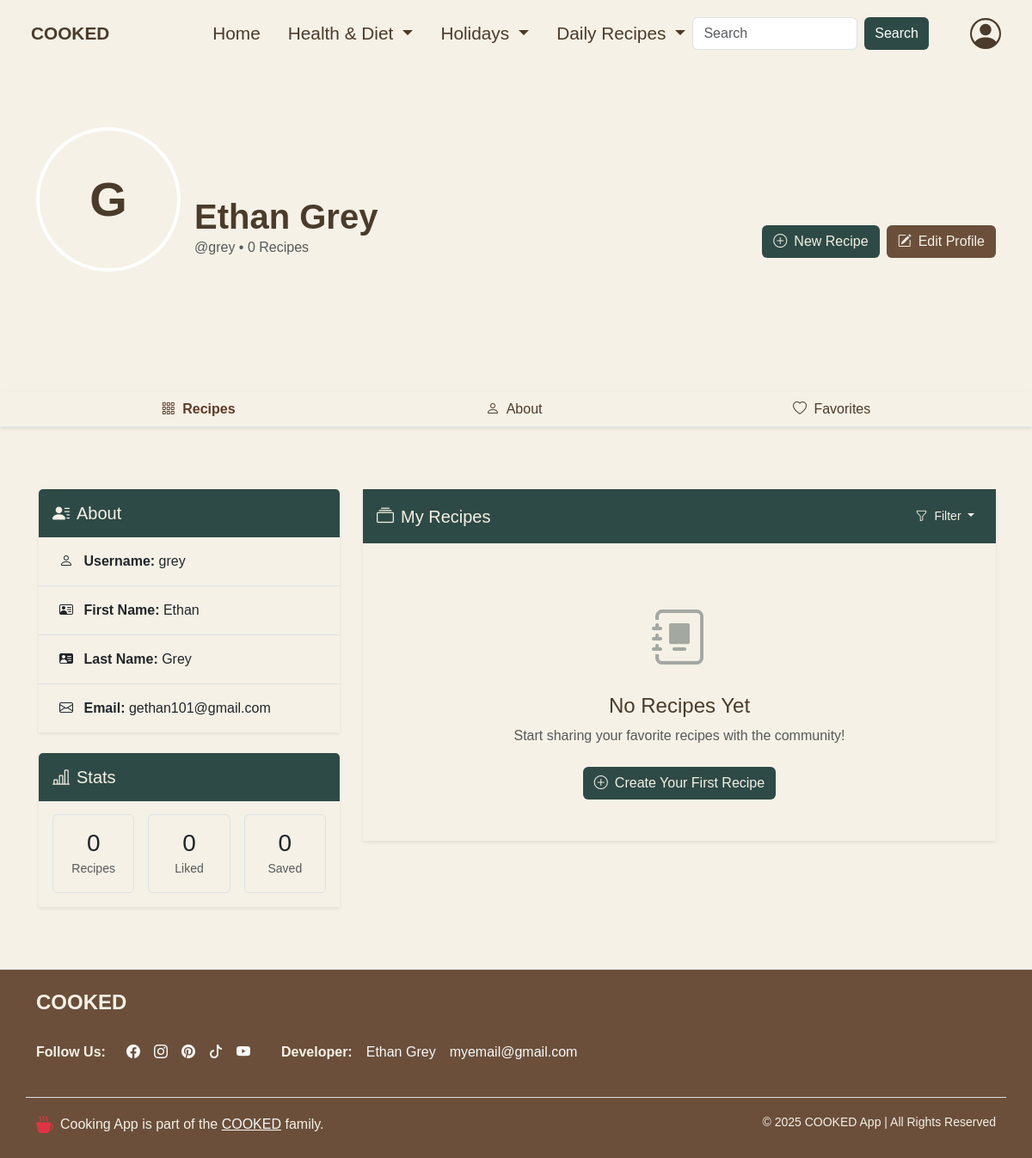
The app's page /users/profile/ (signed in), older data.
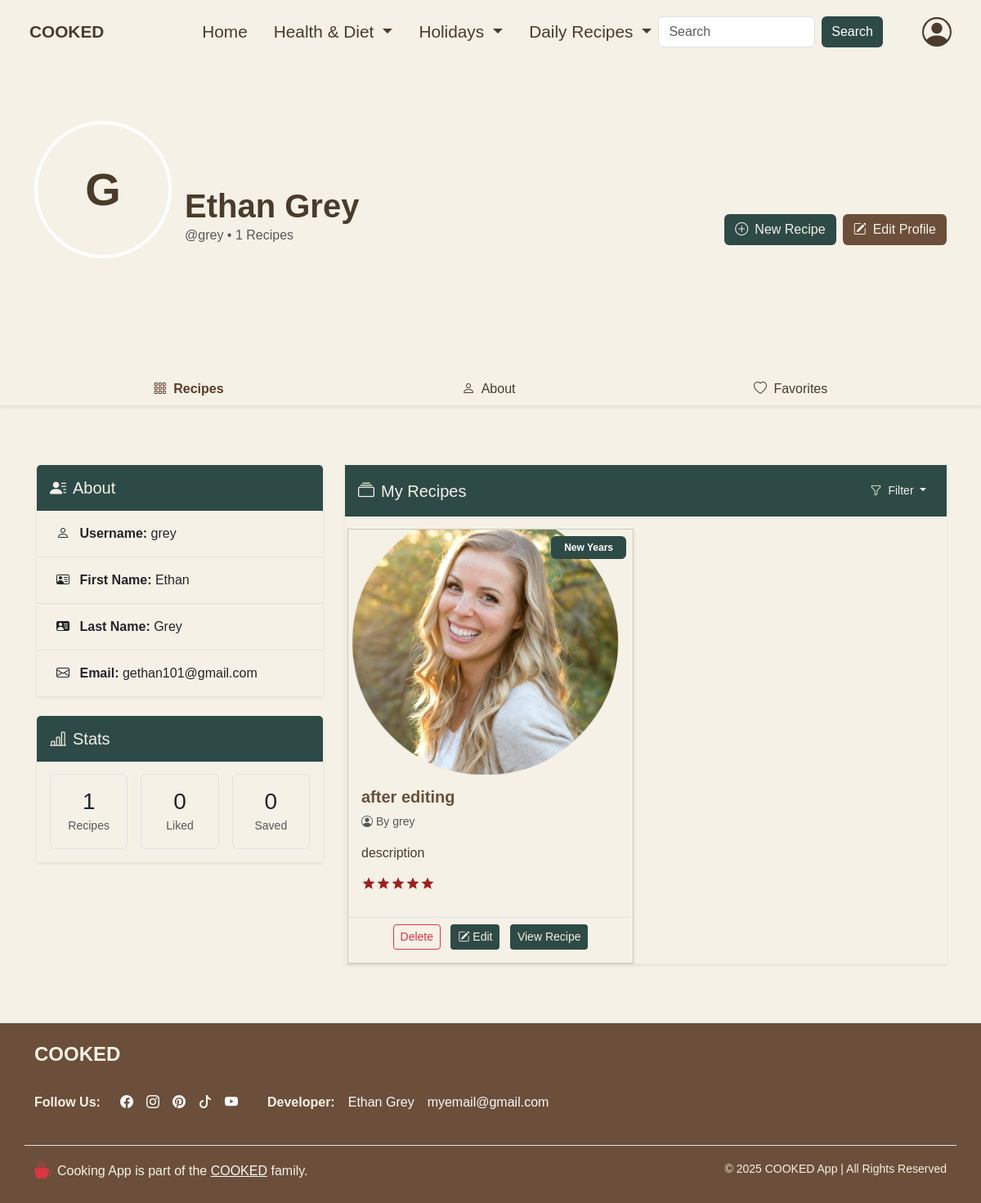
The same page, newer data.
### recipes/models.py (models this page shows, shortened)
class Recipe(models.Model):
    recipename = models.CharField(max_length=200, unique=True)
    description = models.TextField()
    ingredients = models.TextField()
    instructions = models.TextField(default='No instructions provided')
    madeby = models.ForeignKey(User, on_delete=models.CASCADE, related_name='recipes')
    image = models.ImageField(upload_to='recipes/')
    slug = models.SlugField(blank=True)
    recipetype = models.ForeignKey(RecipeType, related_name='recipes', on_delete=models.CASCADE)

class RecipeType(models.Model):
    recipetype = models.CharField(max_length=100)

### users/views.py (the view)
# urls.py: path('profile/', views.profile_view, name='profile_view'),  # For displaying the user details and created recipes
def profile_view(request):
    user = request.user  # Get the current logged-in user
    recipes = Recipe.objects.filter(madeby=user)
    return render(request, 'users/profile_view.html', {'user': user, 'recipes': recipes})

### users/templates/users/profile_view.html (shortened to what this page needs)
{% extends 'layout.html' %}
{% block content %}
<section class="section-padding mt-2">
    <div class="cover-photo-container">
        <div class="container position-relative">
            <div class="profile-info-container">
                <div class="row">
                    <div class="col-md-8">
                        <div class="d-flex align-items-end">
                            <div class="avatar-container">
                                <div class="rounded-circle bg-dark-forest d-flex align-items-center justify-content-center" style="width: 168px; height: 168px; border: 4px solid white;">
                                    <span class="display-4 fw-bold">{{ user.username.0|upper }}</span>
                                </div>
                            </div>
                            <div class="ms-3 mb-3">
                                <h1 class="mb-0 fw-bold">
                                    {% if user.first_name and user.last_name %}
                                        {{ user.first_name }} {{ user.last_name }}
                                    {% else %}
                                        {{ user.username }}
                                    {% endif %}
                                </h1>
                                <p class="text-muted mb-0">@{{ user.username }} • {{ recipes|length }} Recipes</p>
                            </div>
                        </div>
                    </div>
                    <div class="col-md-4 d-flex align-items-end justify-content-end mb-3">
                        <div class="d-flex gap-2">
                            <a href="{% url 'recipes:new_recipes' %}" class="btn btn-forest-green">
                                <i class="bi bi-plus-circle me-2"></i>New Recipe
                            </a>
                            <a href="{% url 'users:edit_profile' %}" class="btn btn-oak-brown">
                                <i class="bi bi-pencil-square me-2"></i>Edit Profile
                            </a>
                        </div>
                    </div>
                </div>
            </div>
        </div>
    </div>
</section>
<div class="profile-nav border-bottom shadow-sm">
    <div class="container">
        <ul class="nav nav-pills nav-fill">
            <li class="nav-item bg-clear">
                <a class="nav-link" href="#recipes">
                    <i class="bi bi-grid-3x3-gap me-1"></i> Recipes
                </a>
            </li>
            <li class="nav-item">
                <a class="nav-link" href="#about">
                    <i class="bi bi-person me-1"></i> About
                </a>
            </li>
            <li class="nav-item">
                <a class="nav-link" href="#favorites">
                    <i class="bi bi-heart me-1"></i> Favorites
                </a>
            </li>
        </ul>
    </div>
</div>
<div class="py-4 section-padding">
    <div class="container">
        <div class="row g-4 pt-5">
            <div class="col-lg-4">
                <div class="card border-0 shadow-sm mb-4">
                    <div class="card-header border-0 py-3 bg-green text-tan">
                        <h5 class="mb-0"><i class="bi bi-person-lines-fill me-2"></i>About</h5>
                    </div>
                    <div class="card-body p-0 bg-green">
                        <ul class="list-group list-group-flush">
                            <li class="list-group-item px-4 py-3 bg-tan">
                                <i class="bi bi-person me-2"></i>
                                <strong>Username:</strong> {{ user.username }}
                            </li>
                            {% if user.first_name %}
                            <li class="list-group-item px-4 py-3 bg-tan">
                                <i class="bi bi-person-vcard me-2"></i>
                                <strong>First Name:</strong> {{ user.first_name }}
                            </li>
                            {% endif %}
                            {% if user.last_name %}
                            <li class="list-group-item px-4 py-3 bg-tan">
                                <i class="bi bi-person-vcard-fill me-2"></i>
                                <strong>Last Name:</strong> {{ user.last_name }}
                            </li>
                            {% endif %}
                            {% if user.email %}
                            <li class="list-group-item px-4 py-3 bg-tan">
                                <i class="bi bi-envelope me-2"></i>
                                <strong>Email:</strong> {{ user.email }}
                            </li>
                            {% endif %}
                        </ul>
                    </div>
                </div>
                <div class="card border-0 shadow-sm">
                    <div class="card-header bg-green text-tan border-0 py-3">
                        <h5 class="mb-0"><i class="bi bi-bar-chart-line me-2"></i>Stats</h5>
                    </div>
                    <div class="card-body">
                        <div class="row text-center g-3">
                            <div class="col-4">
                                <div class="p-3 border rounded">
                                    <h3 class="m-0 text-forest-green">{{ recipes|length }}</h3>
                                    <small class="text-muted">Recipes</small>
                                </div>
                            </div>
                            <div class="col-4">
                                <div class="p-3 border rounded">
                                    <h3 class="m-0 text-oak-brown">0</h3>
                                    <small class="text-muted">Liked</small>
                                </div>
                            </div>
                            <div class="col-4">
                                <div class="p-3 border rounded">
                                    <h3 class="m-0 text-dark-forest">0</h3>
                                    <small class="text-muted">Saved</small>
                                </div>
                            </div>
                        </div>
                    </div>
                </div>
            </div>
            <div class="col-lg-8" id="recipes">
                <div class="border-0 shadow-sm" style="width: 100%;">
                    <div class="card-header bg-green text-tan border-3 py-3 d-flex justify-content-between align-items-center">
                        <h5 class="ms-3 mb-0"><i class="bi bi-collection me-2"></i>My Recipes</h5>
                        <div class="dropdown">
                            <button class="btn btn-sm text-tan btn-outline dropdown-toggle me-3" type="button" id="recipeFilterDropdown" data-bs-toggle="dropdown" aria-expanded="false">
                                <i class="bi bi-funnel me-1"></i> Filter
                            </button>
                        </div>
                    </div>
                    <div class="card-body">
                        {% if recipes %}
                            <div class="row g-4">
                                {% for recipe in recipes %}
                                    <div class="col-md-6">
                                        <div class="card h-100 recipe-card shadow-sm">
                                            <div class="position-relative">
                                                {% if recipe.image %}
                                                    <img src="{{ recipe.image.url }}" class="card-img-top" alt="{{ recipe.recipename }}" style="height: 300px; object-fit: cover;">
                                                {% else %}
                                                    <div class="d-flex align-items-center justify-content-center" style="height: 220px;">
                                                        <i class="bi bi-card-image text-muted" style="font-size: 3rem;"></i>
                                                    </div>
                                                {% endif %}
                                                <span class="position-absolute top-0 end-0 badge bg-forest-green m-2 py-2 px-3">
                                                    {{ recipe.recipetype.recipetype }}
                                                </span>
                                            </div>
                                            <div class="card-body">
                                                <h5 class="card-title fw-bold">{{ recipe.recipename }}</h5>
                                                <p class="text-muted small">
                                                    <i class="bi bi-person-circle me-1"></i>By {{ user.username }}
                                                </p>
                                                <p class="card-text">{{ recipe.description|truncatechars:80 }}</p>
                                                <div class="five-star-rating d-flex mb-3">
                                                    <svg width="18px" height="18px" viewBox="0 0 24 24" xmlns="http://www.w3.org/2000/svg">
                                                        <path fill="#9C1F1E" d="M12 17.27L18.18 21l-1.64-7.03L22 9.24l-7.19-.61L12 2 9.19 8.63 2 9.24l5.46 4.73L5.82 21z"/>
                                                    </svg>
                                                    <svg width="18px" height="18px" viewBox="0 0 24 24" xmlns="http://www.w3.org/2000/svg">
                                                        <path fill="#9C1F1E" d="M12 17.27L18.18 21l-1.64-7.03L22 9.24l-7.19-.61L12 2 9.19 8.63 2 9.24l5.46 4.73L5.82 21z"/>
                                                    </svg>
                                                    <svg width="18px" height="18px" viewBox="0 0 24 24" xmlns="http://www.w3.org/2000/svg">
                                                        <path fill="#9C1F1E" d="M12 17.27L18.18 21l-1.64-7.03L22 9.24l-7.19-.61L12 2 9.19 8.63 2 9.24l5.46 4.73L5.82 21z"/>
                                                    </svg>
                                                    <svg width="18px" height="18px" viewBox="0 0 24 24" xmlns="http://www.w3.org/2000/svg">
                                                        <path fill="#9C1F1E" d="M12 17.27L18.18 21l-1.64-7.03L22 9.24l-7.19-.61L12 2 9.19 8.63 2 9.24l5.46 4.73L5.82 21z"/>
                                                    </svg>
                                                    <svg width="18px" height="18px" viewBox="0 0 24 24" xmlns="http://www.w3.org/2000/svg">
                                                        <path fill="#9C1F1E" d="M12 17.27L18.18 21l-1.64-7.03L22 9.24l-7.19-.61L12 2 9.19 8.63 2 9.24l5.46 4.73L5.82 21z"/>
                                                    </svg>
                                                </div>
                                            </div>
                                            <div class="card-footer border-top d-flex justify-content-center align-items-center pb-3">
                                                <div class="action-buttons">
                                                    <form method="POST" action="{% url 'recipes:delete_recipe' recipe_id=recipe.id %}" style="display:inline;">
                                                        <button type="submit" class="btn btn-sm btn-outline-danger me-2"
                                                                onclick="return confirm('Are you sure you want to delete {{ recipe.recipename }}? This cannot be undone.');">
                                                            Delete
                                                        </button>
                                                    </form>
                                                    <a href="{% url 'recipes:edit_recipe' recipe_id=recipe.id %}" class="btn btn-sm btn-forest-green me-2">
                                                        <i class="bi bi-pencil-square"></i> Edit
                                                    </a>
                                                    <a href="{% url 'recipes:detail' category=recipe.recipetype.recipetype slug=recipe.slug %}" class="btn btn-sm btn-forest-green">
                                                        View Recipe
                                                    </a>
                                                </div>
                                            </div>
                                        </div>
                                    </div>
                                {% endfor %}
                            </div>
                        {% else %}
                            <div class="text-center py-5">
                                <div class="empty-state mb-3">
                                    <i class="bi bi-journal-album" style="font-size: 4rem; color: var(--c-cement-grey);"></i>
                                </div>
                                <h4 class="mb-2">No Recipes Yet</h4>
                                <p class="text-muted mb-4">Start sharing your favorite recipes with the community!</p>
                                <a href="{% url 'recipes:new_recipes' %}" class="btn btn-forest-green">
                                    <i class="bi bi-plus-circle me-2"></i>Create Your First Recipe
                                </a>
                            </div>
                        {% endif %}
                    </div>
                </div>
            </div>
        </div>
    </div>
</div>
{% endblock %}

Row changes from the older to the newer data that the page shows:
added Recipe: image (picture), recipetype.recipetype "New Years", recipename "after editing", {{ user.username }} "grey", description "description"
Text that changed along with them:
{{ recipes|length }}: "0" → "1"
text no longer shown: "No Recipes Yet Start sharing your favorite recipes with the community! Create Your First Recipe"
